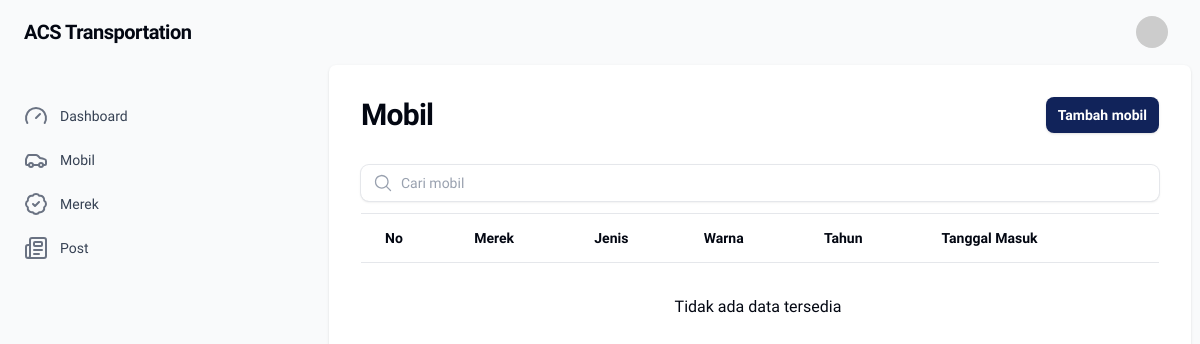
The app's page /admin/mobil/index.php, older data.
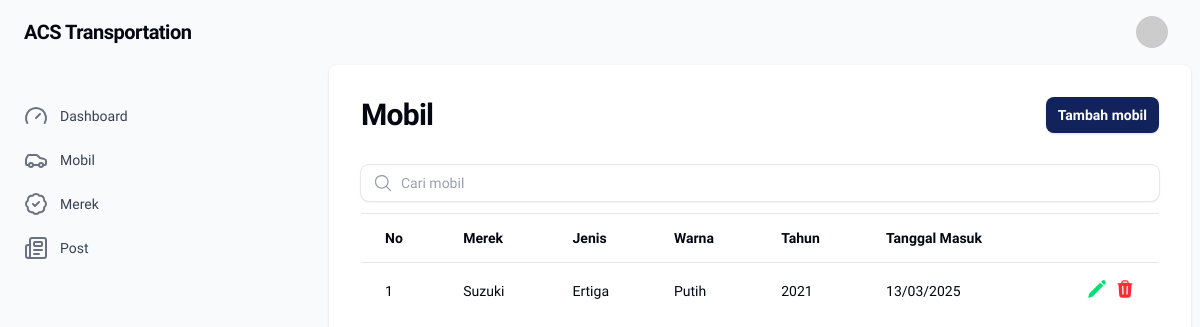
The same page, newer data.
### tables this page shows
CREATE TABLE `cars` (
  `id` int NOT NULL,
  `brand_id` int NOT NULL,
  `type` varchar(255) NOT NULL,
  `color` varchar(32) NOT NULL,
  `year` year NOT NULL,
  `quantity` int NOT NULL,
  `date` date NOT NULL,
  `created_at` timestamp NOT NULL DEFAULT CURRENT_TIMESTAMP,
  `updated_at` timestamp NOT NULL DEFAULT CURRENT_TIMESTAMP
);

CREATE TABLE `brands` (
  `id` int NOT NULL,
  `name` varchar(255) NOT NULL,
  `created_at` timestamp NOT NULL DEFAULT CURRENT_TIMESTAMP,
  `updated_at` timestamp NOT NULL DEFAULT CURRENT_TIMESTAMP
);

### admin/mobil/index.php (the view, shortened to what this page needs)
<?php
require_once "../koneksi.php";
$query = "SELECT
        cars.id,
        brands.name AS brand_name,
        cars.type,
        cars.color,
        cars.year,
        cars.date
        FROM cars
        JOIN brands ON cars.brand_id = brands.id;";
$result = $conn->query($query);
$thead = ['No', 'Merek', 'Jenis', 'Warna', 'Tahun', 'Tanggal Masuk'];
$no = 1;
?>
<?php include __DIR__ . "/../../views/components/admin-header.php" ?>
<main class="main mx-auto h-full w-full px-4 md:px-6 lg:px-8 max-w-7xl bg-white shadow">
    <section class="flex flex-col gap-y-8 py-8">
        <header class="flex flex-col gap-4 sm:flex-row sm:items-center sm:justify-between">
            <div>
                <h1 class="text-2xl font-bold tracking-tight text-gray-950 dark:text-white sm:text-3xl">
                    Mobil
                </h1>
            </div>
            <div class="flex shrink-0 items-center gap-3">
                <div class="gap-2 flex flex-wrap items-center justify-start">
                    <a href="/admin/mobil/create.php" class="relative grid-flow-col items-center justify-center font-semibold outline-none transition duration-75 focus-visible:ring-2 rounded-lg bg-primary gap-1.5 px-3 py-2 text-sm inline-grid shadow-sm bg-custom-600 text-white hover:bg-custom-500 focus-visible:ring-custom-500/50 dark:bg-custom-500 dark:hover:bg-custom-400 dark:focus-visible:ring-custom-400/50 xpc fi-ac-btn-action">
                        <span>Tambah mobil</span>
                    </a>
                </div>
            </div>
        </header>
        <div class="divide-y divide-gray-200">
            <div class="pb-3">
                <div class="flex rounded-lg shadow-sm ring-1 ring-gray-200 focus-within:ring-primary">
                    <div class="items-center gap-x-3 ps-3 flex pe-2">
                    </div>
                    <input type="text" class="w-full px-3 py-1.5 ps-0 pe-3 text-base placeholder:text-gray-400 focus:outline-0 sm:text-sm sm:leading-6" placeholder="Cari mobil">
                </div>
            </div>
            <div class="relative divide-y divide-gray-200 overflow-x-auto">
                <table class="w-full table-auto divide-y divide-gray-200 text-start">
                    <thead class="divide-y divide-gray-200">
                        <tr class="">
                            <?php foreach ($thead as $th) : ?>
                                <th class="px-3 py-3.5 sm:first-of-type:ps-6 sm:last-of-type:pe-6">
                                    <div class="flex items-center justify-start">
                                        <span class="text-sm font-semibold text-gray-950"><?= $th ?></span>
                                    </div>
                                </th>
                            <?php endforeach; ?>
                            <th class="w-1"></th>
                        </tr>
                    </thead>
                    <tbody class="divide-y divide-gray-200 whitespace-nowrap">
                        <?php if ($result->num_rows > 0) : ?>
                            <?php while ($row = $result->fetch_assoc()) : ?>
                                <tr class="hover:bg-gray-50">
                                    <td class="p-0 first-of-type:ps-1 last-of-type:pe-1 sm:first-of-type:ps-3 sm:last-of-type:pe-3">
                                        <a href="edit.php?id=<?php echo $row['id']; ?>">
                                            <div class="px-3 py-4">
                                                <span class="text-sm leading-6 text-gray-950 dark:text-white font-medium"><?= $no++; ?></span>
                                            </div>
                                        </a>
                                    </td>
                                    <td class="p-0 first-of-type:ps-1 last-of-type:pe-1 sm:first-of-type:ps-3 sm:last-of-type:pe-3">
                                        <a href="edit.php?id=<?php echo $row['id']; ?>">
                                            <div class="px-3 py-4">
                                                <span class="text-sm leading-6 text-gray-950 dark:text-white font-medium"><?= $row['brand_name']; ?></span>
                                            </div>
                                        </a>
                                    </td>
                                    <td class="p-0 first-of-type:ps-1 last-of-type:pe-1 sm:first-of-type:ps-3 sm:last-of-type:pe-3">
                                        <a href="edit.php?id=<?php echo $row['id']; ?>">
                                            <div class="px-3 py-4">
                                                <span class="text-sm leading-6 text-gray-950 dark:text-white font-medium"><?= $row['type']; ?></span>
                                            </div>
                                        </a>
                                    </td>
                                    <td class="p-0 first-of-type:ps-1 last-of-type:pe-1 sm:first-of-type:ps-3 sm:last-of-type:pe-3">
                                        <a href="edit.php?id=<?php echo $row['id']; ?>">
                                            <div class="px-3 py-4">
                                                <span class="text-sm leading-6 text-gray-950 dark:text-white font-medium"><?= $row['color']; ?></span>
                                            </div>
                                        </a>
                                    </td>
                                    <td class="p-0 first-of-type:ps-1 last-of-type:pe-1 sm:first-of-type:ps-3 sm:last-of-type:pe-3">
                                        <a href="edit.php?id=<?php echo $row['id']; ?>">
                                            <div class="px-3 py-4">
                                                <span class="text-sm leading-6 text-gray-950 dark:text-white font-medium"><?= $row['year']; ?></span>
                                            </div>
                                        </a>
                                    </td>
                                    <td class="p-0 first-of-type:ps-1 last-of-type:pe-1 sm:first-of-type:ps-3 sm:last-of-type:pe-3">
                                        <a href="edit.php?id=<?php echo $row['id']; ?>">
                                            <div class="px-3 py-4">
                                                <span class="text-sm leading-6 text-gray-950 dark:text-white font-medium"><?= date("d/m/Y", strtotime($row['date'])); ?></span>
                                            </div>
                                        </a>
                                    </td>
                                    <td class="flex p-0 first-of-type:ps-1 last-of-type:pe-1 sm:first-of-type:ps-3 sm:last-of-type:pe-3">
                                        <div class="flex items-center gap-x-2 whitespace-nowrap px-3 py-4">
                                            <a href="edit.php?id=<?php echo $row['id']; ?>">
                                            </a>
                                            <a href="delete.php?id=<?php echo $row['id']; ?>" onclick="return confirm('Yakin ingin menghapus?');">
                                            </a>
                                        </div>
                                    </td>
                                </tr>
                            <?php endwhile; ?>
                        <?php else : ?>
                            <tr>
                                <td class="pt-8 text-center" colspan="<?php echo count($thead); ?>">Tidak ada data tersedia</td>
                            </tr>
                        <?php endif; ?>
                    </tbody>
                </table>
            </div>
        </div>
    </section>
</main>
<?php include __DIR__ . "/../../views/components/admin-footer.php" ?>

### views/components/admin-header.php (shortened to what this page needs)
<!DOCTYPE html>
<html lang="id" class="h-full">
<head>
    <link rel="stylesheet" href="/src/css/ext.css">
    <link rel="stylesheet" href="/src/css/app.css" />
    <link href="https://cdn.jsdelivr.net/npm/quill@2.0.3/dist/quill.snow.css" rel="stylesheet">
</head>
<body class="min-h-screen bg-gray-50 font-normal text-gray-950 antialiased">
    <div x-data="{ open: false }" class="flex flex-row-reverse min-h-screen overflow-x-clip w-full">
        <div class="relative w-screen flex-1 flex-col">
            <div class="sticky top-0 z-20 overflow-x-clip">
                <nav class="flex h-16 items-center gap-x-4 px-4 md:px-6 lg:px-8">
                    <div class="ms-auto flex items-center gap-x-4">
                        <div x-data="{ toggle: false }">
                            <div x-on:click="!toggle" class="flex cursor-pointer">
                                <button aria-label="User menu" type="button" class="shrink-0">
                                    <img class="object-cover object-center sex rounded-full h-8 w-8" src="https://ui-avatars.com/api/?name=A&amp;color=FFFFFF&amp;background=09090b" alt="Avatar of Admin">
                                </button>
                            </div>
                        </div>
                    </div>
                </nav>
            </div>

### views/components/admin-footer.php (shortened to what this page needs)
<?php
$links = [
    [
        'title' => 'Dashboard',
        'route' => '/admin/',
        'icon'  => '<svg xmlns="http://www.w3.org/2000/svg" width="24" height="24" viewBox="0 0 24 24" fill="none" stroke="currentColor" stroke-width="2" stroke-linecap="round" stroke-linejoin="round" class="lucide lucide-gauge"><path d="m12 14 4-4"/><path d="M3.34 19a10 10 0 1 1 17.32 0"/></svg>'
    ],
    [
        'title' => 'Mobil',
        'route' => '/admin/mobil/',
        'icon'  => '<svg xmlns="http://www.w3.org/2000/svg" width="24" height="24" viewBox="0 0 24 24" fill="none" stroke="currentColor" stroke-width="2" stroke-linecap="round" stroke-linejoin="round" class="lucide lucide-car"><path d="M19 17h2c.6 0 1-.4 1-1v-3c0-.9-.7-1.7-1.5-1.9C18.7 10.6 16 10 16 10s-1.3-1.4-2.2-2.3c-.5-.4-1.1-.7-1.8-.7H5c-.6 0-1.1.4-1.4.9l-1.4 2.9A3.7 3.7 0 0 0 2 12v4c0 .6.4 1 1 1h2"/><circle cx="7" cy="17" r="2"/><path d="M9 17h6"/><circle cx="17" cy="17" r="2"/></svg>'
    ],
    [
        'title' => 'Merek',
        'route' => '/admin/merek/',
        'icon'  => '<svg xmlns="http://www.w3.org/2000/svg" width="24" height="24" viewBox="0 0 24 24" fill="none" stroke="currentColor" stroke-width="2" stroke-linecap="round" stroke-linejoin="round" class="lucide lucide-badge-check"><path d="M3.85 8.62a4 4 0 0 1 4.78-4.77 4 4 0 0 1 6.74 0 4 4 0 0 1 4.78 4.78 4 4 0 0 1 0 6.74 4 4 0 0 1-4.77 4.78 4 4 0 0 1-6.75 0 4 4 0 0 1-4.78-4.77 4 4 0 0 1 0-6.76Z"/><path d="m9 12 2 2 4-4"/></svg>'
    ],
    [
        'title' => 'Post',
        'route' => '/admin/post/',
        'icon'  => '<svg xmlns="http://www.w3.org/2000/svg" width="24" height="24" viewBox="0 0 24 24" fill="none" stroke="currentColor" stroke-width="2" stroke-linecap="round" stroke-linejoin="round" class="lucide lucide-newspaper"><path d="M15 18h-5"/><path d="M18 14h-8"/><path d="M4 22h16a2 2 0 0 0 2-2V4a2 2 0 0 0-2-2H8a2 2 0 0 0-2 2v16a2 2 0 0 1-4 0v-9a2 2 0 0 1 2-2h2"/><rect x="10" y="6" width="8" height="4" rx="1"/></svg>'
    ]
];
$current_page = $_SERVER['REQUEST_URI'];
?>
</div>
<aside :class="open ? 'w-[--sidebar-width] translate-x-0 shadow-xl rtl:-translate-x-0 lg:sticky' : 'w-[--sidebar-width] -translate-x-full rtl:translate-x-full lg:sticky'" class="w-80 fixed inset-y-0 start-0 z-30 flex flex-col h-screen content-start bg-white transition-all lg:z-0 lg:bg-transparent lg:shadow-none lg:ring-0 lg:transition-none lg:translate-x-0 lg:sticky"
    x-transition:enter="transition duration-300"
    x-transition:enter-start="-translate-x-full"
    x-transition:enter-end="translate-x-0"
    x-transition:leave="transition duration-300"
    x-transition:leave-start="translate-x-0"
    x-transition:leave-end="-translate-x-full">
    <div class="overflow-x-clip">
        <header class="flex h-16 items-center px-6">
            <div>
                <a href="">
                    <div class="fi-logo flex text-xl font-bold leading-5 tracking-tight text-gray-950 dark:text-white">
                        ACS Transportation
                    </div>
                </a>
            </div>
        </header>
    </div>
    <div class="flex flex-col flex-grow gap-y-7 overflow-x-hidden overflow-y-auto px-6 py-8" style="scrollbar-gutter: stable">
        <ul class="-mx-2 flex flex-col gap-y-1 h-auto">
            <?php
            foreach ($links as $key => $link) :
                $isActive = ($current_page === $link['route']);
            ?>
                <li class="">
                    <a href="<?= $link['route'] ?>" class="relative flex items-center justify-center gap-x-3 rounded-lg px-2 py-2 outline-none transition duration-75 <?= $isActive ? 'bg-white border border-gray-950/10 shadow-2xs' : 'hover:bg-gray-100'; ?> focus-visible:bg-gray-100">
                        <div class="<?= $isActive ? 'text-primary' : 'text-gray-500'; ?>">
                            <?= $link['icon'] ?>
                        </div>
                        <span class="flex-1 truncate text-sm font-medium <?= $isActive ? 'text-gray-950' : 'text-gray-700'; ?>">
                            <?= $link['title'] ?>
                        </span>
                    </a>
                </li>
            <?php
            endforeach;
            ?>
        </ul>
    </div>
</aside>
</div>
</body>
</html>

### src/css/ext.css (style rules this page uses)
.main { --border-width: 1px; --margin: .5rem; --background-color: #fff }
.main { background-color: var(--background-color); position: absolute; height: auto; width: auto; overflow: auto; border-radius: calc(var(--margin) - var(--border-width)); inset-inline: calc(var(--margin) + var(--border-width)); inset-block-start: calc(64px + var(--border-width)); inset-block-end: calc(var(--margin) + var(--border-width)); max-width: none; --border-color: rgba(var(--gray-950), 5%) }

Row changes from the older to the newer data that the page shows:
added cars: brand.name "Suzuki", type "Ertiga", color "Putih", year "2021", date "13/03/2025"
Text that changed along with them:
text no longer shown: "Tidak ada data tersedia"
